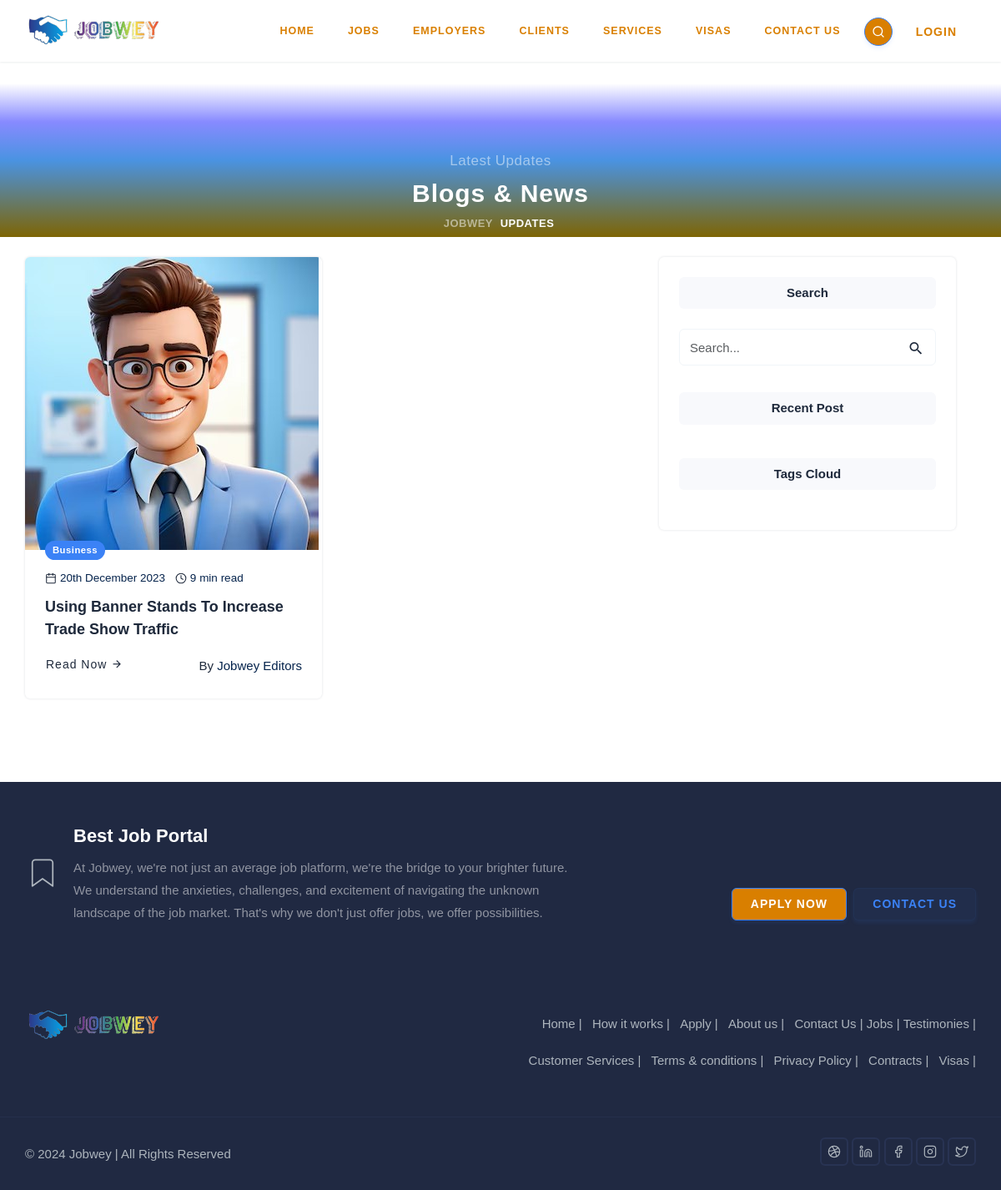
The page /posts/ on the database as committed earlier.
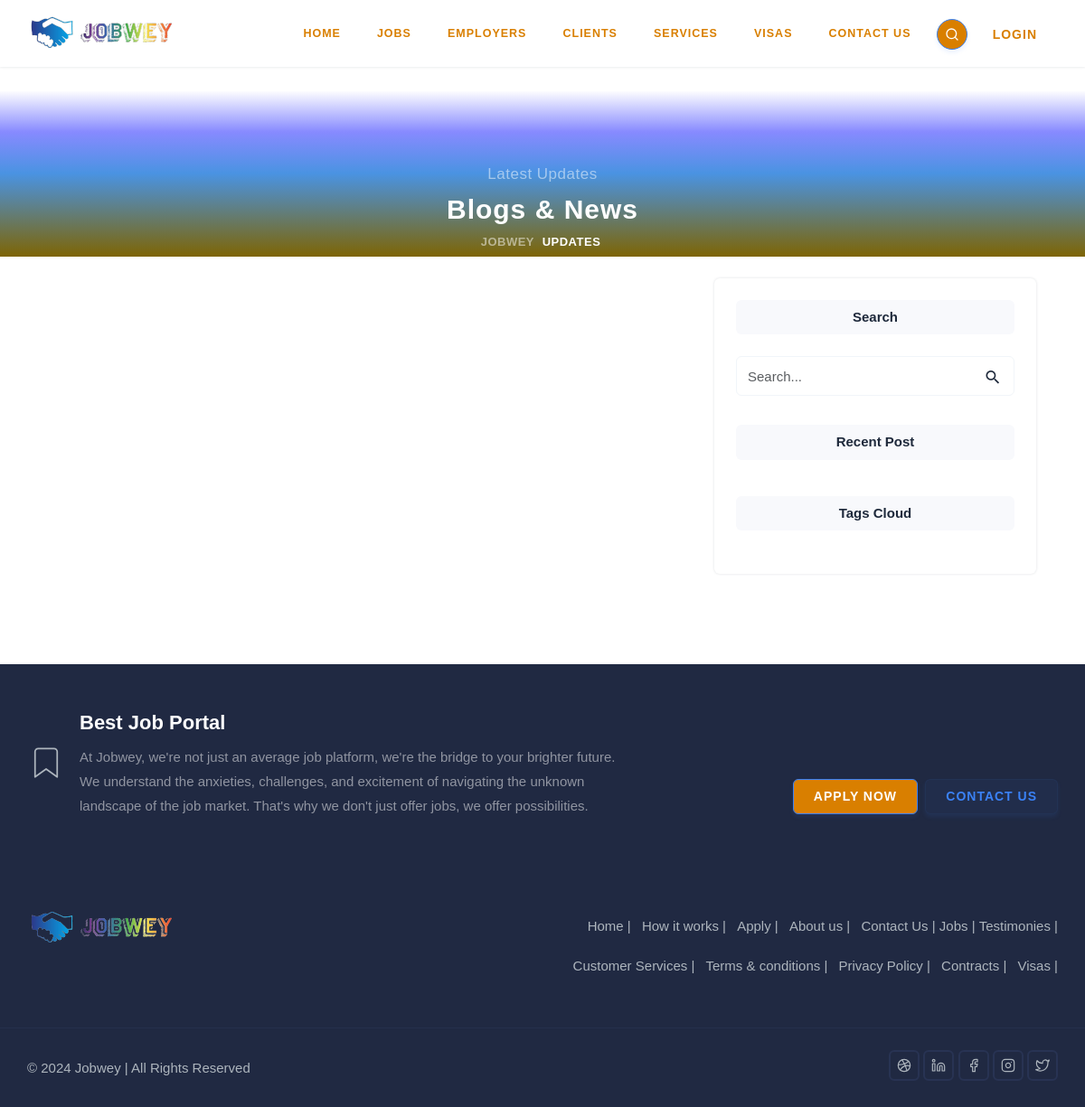
The same page on the database as committed later.
### posts/models.py (models this page shows, shortened)
class Post(models.Model):
    title = models.CharField(max_length=100, unique=True)
    category = models.ForeignKey(Category, on_delete=models.CASCADE, related_name="post_category")
    tags = models.ManyToManyField(Tag, blank=True)
    slug = models.SlugField(max_length=100, unique=True)
    image = models.ImageField(upload_to="posts/")
    content = RichTextField()
    createdAt = models.DateTimeField(auto_now_add=True)
    updatedAt = models.DateTimeField(auto_now=True)
    read_time = models.IntegerField(default=0)
    def get_absolute_url(self):
        return reverse("posts:post_detail", kwargs={"post_slug": self.slug})

class Category(models.Model):
    name = models.CharField(max_length=100, unique=True)
    def __str__(self):
        return self.name

### posts/views.py (the view)
# urls.py: path("", views.PostListView.as_view(), name="post_list"),
class PostListView(TemplateView):
    queryset = Post.objects.all()
    template_name = "posts/posts.html"
    def get_context_data(self, **kwargs):
        context = super().get_context_data(**kwargs)
        context['posts'] = self.queryset
        return context

### tokens/models.py (called while the page is built)
    def __str__(self):
        return f"{self.pk}"

### upjobwey/context_processors.py (called while the page is built)
def get_recent_time():
    return timezone.now() - datetime.timedelta(days=7)

def site_constants(request):
    return dict(
        dribbble="jobwey",
        linkedin="jobwey",
        facebook="jobwey",
        instagram="jobwey",
        twitter="jobwey",
        tinymce_apikey=TinyMceApiKey.objects.filter(is_active=True).last(),
        tags = Tag.objects.all()[:8],
        recent_posts = Post.objects.filter(createdAt__gte=get_recent_time()).all().order_by("?")[:6],
    )

### templates/posts/posts.html (shortened to what this page needs)
{% extends "base.html" %}
{% load static %}
{% block main %}
<section class="bg-half-170 d-table w-100">
  <div class="bg-overlay bg-gradient-overlay"></div>
  <div class="container">
    <div class="row mt-5 justify-content-center">
      <div class="col-12">
        <div class="title-heading text-center">
          <p class="text-white-50 para-desc mx-auto mb-0">Latest Updates</p>
          <h5
            class="heading fw-semibold mb-0 sub-heading text-white title-dark"
          >
            Blogs & News
          </h5>
        </div>
      </div>
    </div>
    <div class="position-middle-bottom">
      <nav aria-label="breadcrumb" class="d-block">
        <ul class="breadcrumb breadcrumb-muted mb-0 p-0">
          <li class="breadcrumb-item">
            <a href="{% url 'jobwey:home' %}">Jobwey</a>
          </li>
          <li class="breadcrumb-item active" aria-current="page">Updates</li>
        </ul>
      </nav>
    </div>
  </div>
</section>
<div class="container">
  <div class="row g-4">
    <div class="row g-4">
      <div class="col-lg-8 col-md-6 col-12">
        {% if posts %}
        <div class="row g-4">
          {% for post in posts %}
          <div class="col-lg-6">
            <div
              class="card blog blog-primary shadow rounded overflow-hidden border-0"
            >
              <div
                class="card-img blog-image position-relative overflow-hidden rounded-0"
              >
                <div class="position-relative overflow-hidden">
                  <img
                    src="{% static 'images/blog/01.png' %}"
                    class="img-fluid"
                    alt=""
                  />
                </div>
              </div>
              <div class="card-body blog-content position-relative p-0">
                <div class="blog-tag px-4">
                  <a
                    href="javascript:void(0)"
                    class="badge bg-primary rounded-pill"
                    >{{post.category|truncatewords:"20"}}</a
                  >
                </div>
                <div class="p-4">
                  <ul class="list-unstyled text-muted small mb-2">
                    <li class="d-inline-flex align-items-center me-2">
                      <i
                        data-feather="calendar"
                        class="fea icon-ex-sm me-1 text-dark"
                      ></i
                      >{{post.createdAt|date:"jS F Y"}}
                    </li>
                    <li class="d-inline-flex align-items-center">
                      <i
                        data-feather="clock"
                        class="fea icon-ex-sm me-1 text-dark"
                      ></i
                      >{{post.read_time}} min read
                    </li>
                  </ul>
                  <a
                    href="{{ post.get_absolute_url }}"
                    class="title fw-semibold fs-5 text-dark"
                    >{{post.title|title}}</a
                  >
                  <ul
                    class="list-unstyled d-flex justify-content-between align-items-center text-muted mb-0 mt-3"
                  >
                    <li class="list-inline-item me-2">
                      <a
                        href="{{ post.get_absolute_url }}"
                        class="btn btn-link primary text-dark"
                        >Read Now <i class="mdi mdi-arrow-right"></i
                      ></a>
                    </li>
                    <li class="list-inline-item">
                      <span class="text-dark">By</span>
                      <a href="javascript:void(0)" class="text-muted link-title"
                        >Jobwey Editors</a
                      >
                    </li>
                  </ul>
                </div>
              </div>
            </div>
          </div>
          {% endfor %}
        </div>
        {% endif %}
      </div>
      {% include "posts/recent_posts.html" %}
    </div>
  </div>
</div>
{% endblock main %}

Rows that differ between the two databases and show on the page:
removed Post: category "Business", createdAt "20th December 2023", read_time "9", title "Using Banner Stands To Increase Trade Show Traffic"
